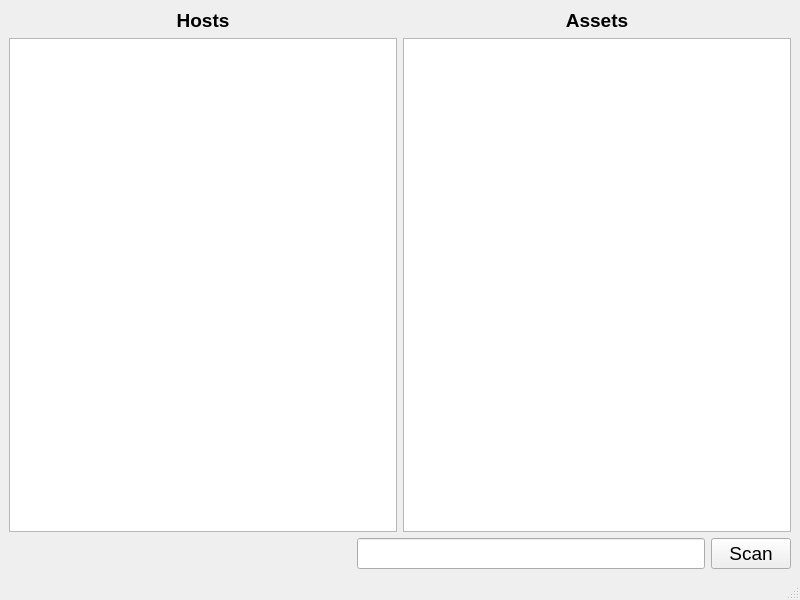
<?xml version="1.0" encoding="UTF-8"?>
<ui version="4.0">
 <class>MainWindow</class>
 <widget class="QMainWindow" name="MainWindow">
  <property name="geometry">
   <rect>
    <x>0</x>
    <y>0</y>
    <width>800</width>
    <height>600</height>
   </rect>
  </property>
  <property name="windowTitle">
   <string>ScanWatcher</string>
  </property>
  <widget class="QWidget" name="centralwidget">
   <layout class="QVBoxLayout" name="verticalLayout" stretch="1,0">
    <item>
     <layout class="QHBoxLayout" name="HL_DATA">
      <item>
       <layout class="QVBoxLayout" name="VL_HOST">
        <item>
         <widget class="QLabel" name="lHosts">
          <property name="font">
           <font>
            <pointsize>14</pointsize>
            <weight>75</weight>
            <bold>true</bold>
           </font>
          </property>
          <property name="text">
           <string>Hosts</string>
          </property>
          <property name="alignment">
           <set>Qt::AlignCenter</set>
          </property>
         </widget>
        </item>
        <item>
         <widget class="gui::HostList" name="lwHost">
          <property name="contextMenuPolicy">
           <enum>Qt::CustomContextMenu</enum>
          </property>
          <property name="editTriggers">
           <set>QAbstractItemView::NoEditTriggers</set>
          </property>
          <property name="dragEnabled">
           <bool>true</bool>
          </property>
          <property name="dragDropMode">
           <enum>QAbstractItemView::DragOnly</enum>
          </property>
         </widget>
        </item>
       </layout>
      </item>
      <item>
       <layout class="QVBoxLayout" name="VL_ASSET">
        <item>
         <widget class="QLabel" name="lAssets">
          <property name="font">
           <font>
            <pointsize>14</pointsize>
            <weight>75</weight>
            <bold>true</bold>
           </font>
          </property>
          <property name="text">
           <string>Assets</string>
          </property>
          <property name="alignment">
           <set>Qt::AlignCenter</set>
          </property>
         </widget>
        </item>
        <item>
         <widget class="gui::HostList" name="lwAsset">
          <property name="contextMenuPolicy">
           <enum>Qt::CustomContextMenu</enum>
          </property>
          <property name="editTriggers">
           <set>QAbstractItemView::NoEditTriggers</set>
          </property>
          <property name="dragEnabled">
           <bool>true</bool>
          </property>
          <property name="dragDropMode">
           <enum>QAbstractItemView::DropOnly</enum>
          </property>
         </widget>
        </item>
       </layout>
      </item>
     </layout>
    </item>
    <item>
     <layout class="QHBoxLayout" name="HL_SCAN">
      <item>
       <spacer name="HS_SCAN">
        <property name="orientation">
         <enum>Qt::Horizontal</enum>
        </property>
        <property name="sizeHint" stdset="0">
         <size>
          <width>40</width>
          <height>20</height>
         </size>
        </property>
       </spacer>
      </item>
      <item>
       <widget class="QLineEdit" name="leTarget">
        <property name="font">
         <font>
          <pointsize>14</pointsize>
         </font>
        </property>
       </widget>
      </item>
      <item>
       <widget class="QPushButton" name="bScan">
        <property name="font">
         <font>
          <pointsize>14</pointsize>
         </font>
        </property>
        <property name="text">
         <string>Scan</string>
        </property>
       </widget>
      </item>
     </layout>
    </item>
   </layout>
  </widget>
  <widget class="QMenuBar" name="menubar">
   <property name="geometry">
    <rect>
     <x>0</x>
     <y>0</y>
     <width>800</width>
     <height>20</height>
    </rect>
   </property>
  </widget>
  <widget class="QStatusBar" name="statusbar"/>
 </widget>
 <customwidgets>
  <customwidget>
   <class>gui::HostList</class>
   <extends>QListWidget</extends>
   <header>gui/widget/hostlist.hpp</header>
  </customwidget>
 </customwidgets>
 <resources/>
 <connections/>
</ui>
